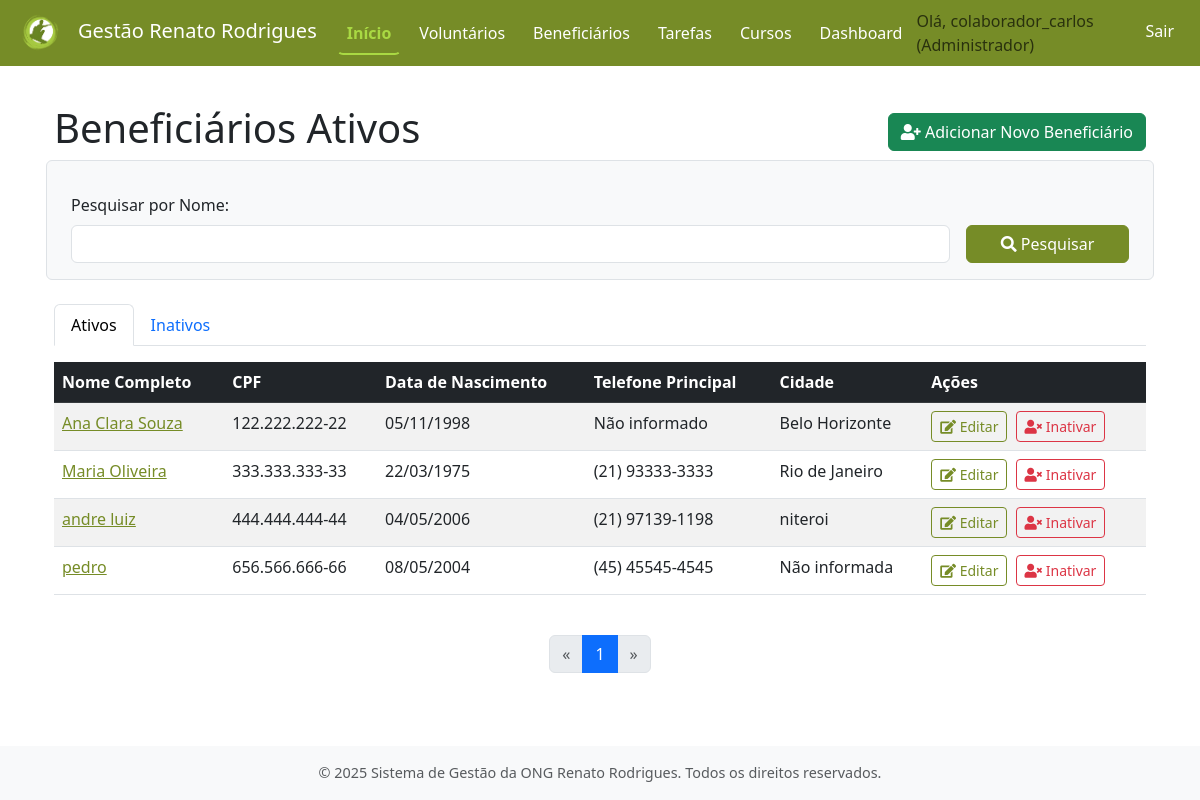
Page /beneficiarios/ (signed in) on the committed database.
### contas/models.py (models this page shows, shortened)
class Usuario(AbstractUser):
    TIPOS_USUARIO = [
        ('ADMIN', 'Administrador'),
        ('VOLUNT', 'Voluntário'),
    ]
    tipo_usuario = models.CharField(
        max_length=6,
        choices=TIPOS_USUARIO,
        default='VOLUNT',
        verbose_name='Tipo de Usuário'
    )
    groups = models.ManyToManyField(
        'auth.Group',
        verbose_name='grupos',
        blank=True,
        help_text='Os grupos aos quais este usuário pertence. Um usuário receberá todas as permissões concedidas a cada um de seus grupos.',
        related_name="usuario_set_contas",  # Nome único para related_name
        related_query_name="usuario_contas",
    )
    user_permissions = models.ManyToManyField(
        'auth.Permission',
        verbose_name='permissões do usuário',
        blank=True,
        help_text='Permissões específicas para este usuário.',
        related_name="usuario_set_contas_perm",  # Nome único para related_name
        related_query_name="usuario_contas_perm",
    )

### beneficiarios/models.py (models this page shows, shortened)
class Beneficiario(models.Model):
    GENERO_CHOICES = [
        ('M', 'Masculino'),
        ('F', 'Feminino'),
        ('O', 'Outro'),
        ('NI', 'Não Informado'),
    ]
    ESCOLARIDADE_CHOICES = [
        ('FI', 'Fundamental Incompleto'),
        ('FC', 'Fundamental Completo'),
        ('MI', 'Médio Incompleto'),
        ('MC', 'Médio Completo'),
        ('NI', 'Não Informado'),
    ]
    nome_completo = models.CharField(max_length=255, verbose_name='Nome Completo')
    data_nascimento = models.DateField(verbose_name='Data de Nascimento')
    genero = models.CharField(max_length=2, choices=GENERO_CHOICES, default='NI', verbose_name='Gênero')
    cpf = models.CharField(max_length=14, unique=True, blank=True, null=True, verbose_name='CPF', help_text='Formato: XXX.XXX.XXX-XX (Opcional)')
    rg = models.CharField(max_length=20, blank=True, null=True, verbose_name='RG', help_text='(Opcional)')
    cep = models.CharField(max_length=9, blank=True, null=True, verbose_name='CEP', help_text='Formato: XXXXX-XXX')
    logradouro = models.CharField(max_length=255, blank=True, null=True, verbose_name='Logradouro')
    numero_endereco = models.CharField(max_length=10, blank=True, null=True, verbose_name='Número')
    complemento_endereco = models.CharField(max_length=100, blank=True, null=True, verbose_name='Complemento')
    bairro = models.CharField(max_length=100, blank=True, null=True, verbose_name='Bairro')
    cidade = models.CharField(max_length=100, blank=True, null=True, verbose_name='Cidade')
    estado = models.CharField(max_length=2, blank=True, null=True, verbose_name='UF') # Sigla do estado, ex: SP
    telefone_principal = models.CharField(max_length=20, blank=True, null=True, verbose_name='Telefone Principal', help_text='Formato: (XX) XXXXX-XXXX')
    telefone_secundario = models.CharField(max_length=20, blank=True, null=True, verbose_name='Telefone Secundário', help_text='(Opcional)')
    email = models.EmailField(max_length=255, blank=True, null=True, verbose_name='E-mail')
    escolaridade = models.CharField(max_length=2, choices=ESCOLARIDADE_CHOICES, default='NI', verbose_name='Escolaridade')
    ocupacao = models.CharField(max_length=100, blank=True, null=True, verbose_name='Ocupação/Profissão')
    renda_familiar_aproximada = models.DecimalField(
        max_digits=10, decimal_places=2, blank=True, null=True,
        verbose_name='Renda Familiar Mensal Aproximada (R$)',
        help_text='Valor em Reais. Ex: 1500.50'
    )
    como_conheceu_ong = models.TextField(blank=True, null=True, verbose_name='Como conheceu a ONG?')
    observacoes = models.TextField(blank=True, null=True, verbose_name='Observações Adicionais')
    data_cadastro = models.DateTimeField(auto_now_add=True, verbose_name='Data de Cadastro')
    ativo = models.BooleanField(default=True, verbose_name='Ativo')
    data_inativacao = models.DateTimeField(null=True, blank=True, verbose_name='Data de Inativação')
    class Meta:
        verbose_name = 'Beneficiário'
        verbose_name_plural = 'Beneficiários'
        ordering = ['nome_completo']
    def get_cpf_formatado(self):
        if self.cpf:
            cpf_numeros = ''.join(filter(str.isdigit, self.cpf))
            if len(cpf_numeros) == 11:
                return f"{cpf_numeros[:3]}.{cpf_numeros[3:6]}.{cpf_numeros[6:9]}-{cpf_numeros[9:]}"
        return self.cpf or ""
    def _formatar_telefone(self, telefone_str):
        if telefone_str:
            tel_numeros = ''.join(filter(str.isdigit, telefone_str))
            if len(tel_numeros) == 11: # (XX) XXXXX-XXXX
                return f"({tel_numeros[:2]}) {tel_numeros[2:7]}-{tel_numeros[7:]}"
            elif len(tel_numeros) == 10: # (XX) XXXX-XXXX
                return f"({tel_numeros[:2]}) {tel_numeros[2:6]}-{tel_numeros[6:]}"
        return telefone_str or ""
    def get_telefone_principal_formatado(self):
        return self._formatar_telefone(self.telefone_principal)

### beneficiarios/views.py (the view)
# urls.py: path('', views.listar_beneficiarios, name='listar_beneficiarios'),
@login_required
def listar_beneficiarios(request):
    termo_pesquisa_nome = request.GET.get('q_nome', None)
    filtro_ativo_param = request.GET.get('filtro_ativo', 'ativos')
    if filtro_ativo_param == 'inativos':
        beneficiarios = Beneficiario.objects.filter(ativo=False)
        titulo_pagina_especifico = 'Beneficiários Inativos'
    else: # 'ativos' ou qualquer outro valor
        beneficiarios = Beneficiario.objects.filter(ativo=True)
        titulo_pagina_especifico = 'Beneficiários Ativos'
        filtro_ativo_param = 'ativos' # Garante que o valor seja 'ativos' se não for 'inativos'
    if termo_pesquisa_nome:
        beneficiarios = beneficiarios.filter(nome_completo__icontains=termo_pesquisa_nome)
    beneficiarios_list = beneficiarios.order_by('nome_completo') # Renomeado para evitar conflito com o page_obj
    paginator = Paginator(beneficiarios_list, 10) # 10 beneficiários por página
    page_number = request.GET.get('page')
    try:
        page_obj = paginator.page(page_number)
    except PageNotAnInteger:
        page_obj = paginator.page(1)
    except EmptyPage:
        page_obj = paginator.page(paginator.num_pages)
    contexto = {
        'page_obj': page_obj, # Objeto da página atual
        'titulo_pagina': titulo_pagina_especifico,
        'filtro_ativo_atual': filtro_ativo_param,
        'is_paginated': True # Para o template saber que há paginação
    }
    return render(request, 'beneficiarios/listar_beneficiarios.html', contexto)

### beneficiarios/templates/beneficiarios/listar_beneficiarios.html (shortened to what this page needs)
{% extends "core/base.html" %}
{% block content %}
<div class="container mt-4">
    <div class="d-flex justify-content-between align-items-center mb-3">
        <h1>{{ titulo_pagina }}</h1>
        <a href="{% url 'beneficiarios:cadastrar_beneficiario' %}" class="btn btn-success">
            <i class="fas fa-user-plus"></i> Adicionar Novo Beneficiário
        </a>
    </div>
    <form method="get" class="row g-3 mb-4 p-3 border rounded bg-light align-items-end">
        <div class="col-md-10">
            <label for="q_nome" class="form-label">Pesquisar por Nome:</label>
            <input type="text" name="q_nome" id="q_nome" class="form-control" value="{{ request.GET.q_nome|default:'' }}">
        </div>
        <div class="col-md-2">
            <button type="submit" class="btn btn-primary w-100"><i class="fas fa-search"></i> Pesquisar</button>
        </div>
    </form>
    <ul class="nav nav-tabs mb-3">
        <li class="nav-item">
            <a class="nav-link {% if filtro_ativo_atual == 'ativos' %}active{% endif %}" href="{% url 'beneficiarios:listar_beneficiarios' %}?filtro_ativo=ativos">Ativos</a>
        </li>
        <li class="nav-item">
            <a class="nav-link " href="{% url 'beneficiarios:listar_beneficiarios' %}?filtro_ativo=inativos">Inativos</a>
        </li>
    </ul>
    {% if page_obj.object_list %}
        <div class="table-responsive">
            <table class="table table-striped table-hover">
                <thead class="table-dark">
                    <tr>
                        <th>Nome Completo</th>
                        <th>CPF</th>
                        <th>Data de Nascimento</th>
                        <th>Telefone Principal</th>
                        <th>Cidade</th>
                        <th>Ações</th>
                    </tr>
                </thead>
                <tbody>
                    {% for beneficiario in page_obj %}
                    <tr>
                        <td>
                            <a href="{% url 'beneficiarios:detalhar_beneficiario' beneficiario.id %}">
                                {{ beneficiario.nome_completo }}
                            </a>
                        </td>
                        <td>{{ beneficiario.get_cpf_formatado|default:"Não informado" }}</td>
                        <td>{{ beneficiario.data_nascimento|date:"d/m/Y" }}</td>
                        <td>{{ beneficiario.get_telefone_principal_formatado|default:"Não informado" }}</td>
                        <td>{{ beneficiario.cidade|default:"Não informada" }}</td>
                        <td>
                            <a href="{% url 'beneficiarios:editar_beneficiario' beneficiario.id %}" class="btn btn-sm btn-outline-primary me-1" title="Editar">
                                <i class="fas fa-edit"></i> Editar
                            </a>
                            {% if beneficiario.ativo %}
                            <a href="{% url 'beneficiarios:excluir_beneficiario' beneficiario.id %}" class="btn btn-sm btn-outline-danger" title="Inativar">
                                <i class="fas fa-user-times"></i> Inativar
                            </a>
                            {% endif %}
                        </td>
                    </tr>
                    {% endfor %}
                </tbody>
            </table>
        </div>
        {% if is_paginated %}
        <nav aria-label="Paginação de beneficiários" class="mt-4">
            <ul class="pagination justify-content-center">
                {% if page_obj.has_previous %}
                <li class="page-item">
                    <a class="page-link" href="?page={{ page_obj.previous_page_number }}{% if request.GET.q_nome %}&q_nome={{ request.GET.q_nome }}{% endif %}{% if filtro_ativo_atual %}&filtro_ativo={{ filtro_ativo_atual }}{% endif %}" aria-label="Anterior">
                    <span aria-hidden="true">&laquo;</span>
                    </a>
                </li>
                {% else %}
                <li class="page-item disabled">
                    <span class="page-link">&laquo;</span>
                </li>
                {% endif %}
                {% for num in page_obj.paginator.page_range %}
                {% if page_obj.number == num %}
                <li class="page-item active" aria-current="page"><span class="page-link">{{ num }}</span></li>
                {% elif num > page_obj.number|add:'-3' and num < page_obj.number|add:'3' %}
                <li class="page-item"><a class="page-link" href="?page={{ num }}{% if request.GET.q_nome %}&q_nome={{ request.GET.q_nome }}{% endif %}{% if filtro_ativo_atual %}&filtro_ativo={{ filtro_ativo_atual }}{% endif %}">{{ num }}</a></li>
                {% endif %}
                {% endfor %}
                {% if page_obj.has_next %}
                <li class="page-item">
                    <a class="page-link" href="?page={{ page_obj.next_page_number }}{% if request.GET.q_nome %}&q_nome={{ request.GET.q_nome }}{% endif %}{% if filtro_ativo_atual %}&filtro_ativo={{ filtro_ativo_atual }}{% endif %}" aria-label="Próxima">
                    <span aria-hidden="true">&raquo;</span>
                    </a>
                </li>
                {% else %}
                <li class="page-item disabled">
                    <span class="page-link">&raquo;</span>
                </li>
                {% endif %}
            </ul>
        </nav>
        {% endif %}
    {% endif %}
</div>
{% endblock content %}

### core/templates/core/base.html (shortened to what this page needs)
<!DOCTYPE html>
<html lang="pt-br">
  <head>
    <link
      href="https://cdn.jsdelivr.net/npm/bootstrap@5.3.0-alpha1/dist/css/bootstrap.min.css"
      rel="stylesheet"
    />
    <link
      rel="stylesheet"
      href="https://cdnjs.cloudflare.com/ajax/libs/font-awesome/5.15.4/css/all.min.css"
    />
    {% load static %}
    <link rel="stylesheet" href="{% static 'core/css/estilos.css' %}" />
  </head>
  <body>
    <nav class="navbar navbar-expand-lg navbar-custom fixed-top">
      <div class="container-fluid">
        <a class="navbar-brand" href="{% url 'core:pagina_inicial' %}">
          <img src="{% static 'core/img/logo_ong.png' %}" alt="Logo da ONG" style="height: 40px; margin-right: 10px;">Gestão Renato Rodrigues
        </a>
        <div class="collapse navbar-collapse" id="navbarNav">
          <ul class="navbar-nav me-auto mb-2 mb-lg-0">
            <li class="nav-item">
              <a
                class="nav-link active"
                aria-current="page"
                href="{% url 'core:pagina_inicial' %}"
                >Início</a
              >
            </li>
            {% if user.is_authenticated %}
            <li class="nav-item">
              <a class="nav-link" href="{% url 'voluntarios:listar_voluntarios' %}">Voluntários</a>
            </li>
            <li class="nav-item">
              <a class="nav-link" href="{% url 'beneficiarios:listar_beneficiarios' %}">Beneficiários</a>
            </li>
            <li class="nav-item">
              <a class="nav-link" href="{% url 'tarefas:listar_tarefas' %}">Tarefas</a>
            </li>
            <li class="nav-item">
              <a class="nav-link" href="{% url 'cursos:listar_cursos_ong' %}">Cursos</a>
            </li>
            <li class="nav-item">
              <a class="nav-link" href="{% url 'dashboard:painel_principal' %}">Dashboard</a>
            </li>
            {% endif %}
          </ul>
          <ul class="navbar-nav">
            {% if user.is_authenticated %}
            <li class="nav-item">
              <span class="navbar-text me-2">
                Olá, {{ user.username }} ({{ user.get_tipo_usuario_display }})
              </span>
            </li>
            <li class="nav-item">
              <a class="nav-link" href="{% url 'contas:logout' %}">Sair</a>
            </li>
            {% else %}
            <li class="nav-item">
              <a class="nav-link" href="{% url 'contas:login' %}">Entrar</a>
            </li>
            {% endif %}
          </ul>
        </div>
      </div>
    </nav>
    <main class="main-content container mt-4 mb-4">
       {% block content %}{% endblock content %}
    </main>
    <footer class="footer mt-auto py-3 bg-light">
      <div class="container text-center">
        <span class="text-muted"
          >© {% now "Y" %} Sistema de Gestão da ONG Renato Rodrigues. Todos os direitos
          reservados.</span
        >
      </div>
    </footer>
  </body>
</html>

### core/static/core/css/estilos.css (style rules this page uses)
:root { --cor-primaria-ong: #768C27; --cor-secundaria-ong: #A3BF3F; --cor-destaque-ong: #A9D943; --cor-texto-sobre-primaria: #FFFFFF; --cor-texto-sobre-secundaria: #FFFFFF; --cor-texto-sobre-destaque: #212529; }
.btn-primary { background-color: var(--cor-primaria-ong) !important; border-color: var(--cor-primaria-ong) !important; color: var(--cor-texto-sobre-primaria) !important; }
.btn-outline-primary { color: var(--cor-primaria-ong) !important; border-color: var(--cor-primaria-ong) !important; }
a { color: var(--cor-primaria-ong); }
.navbar-custom { background-color: var(--cor-primaria-ong) !important; }
.navbar-custom .navbar-brand { color: var(--cor-texto-sobre-primaria) !important; }
.navbar-custom .nav-link { color: var(--cor-texto-sobre-primaria); padding: 0.5rem 1rem; margin: 0 0.25rem; border: 2px solid transparent; border-radius: 0.375rem; font-weight: 500; transition: all 0.3s ease-in-out; }
.navbar-custom .nav-link.active { color: var(--cor-destaque-ong); font-weight: bold; border-bottom: 2px solid var(--cor-destaque-ong); border-top-color: transparent; border-left-color: transparent; border-right-color: transparent; background-color: transparent; box-shadow: none; transform: none; }

### core/templates/core/base.html (style rules this page uses)
body { padding-top: 56px; display: flex; flex-direction: column; min-height: 100vh; }
.main-content { flex: 1; }
.footer { background-color: #f8f9fa; padding: 1rem 0; text-align: center; font-size: 0.9rem; color: #6c757d; }

### rows in the picture
Usuario: username "colaborador_carlos", tipo_usuario "Administrador"
Beneficiario: nome_completo "Ana Clara Souza", get_cpf_formatado "122.222.222-22", data_nascimento "05/11/1998", get_telefone_principal_formatado "Não informado", cidade "Belo Horizonte", ativo True (drawn)
Beneficiario: nome_completo "Maria Oliveira", get_cpf_formatado "333.333.333-33", data_nascimento "22/03/1975", get_telefone_principal_formatado "(21) 93333-3333", cidade "Rio de Janeiro", ativo True (drawn)
Beneficiario: nome_completo "andre luiz", get_cpf_formatado "444.444.444-44", data_nascimento "04/05/2006", get_telefone_principal_formatado "(21) 97139-1198", cidade "niteroi", ativo True (drawn)
Beneficiario: nome_completo "pedro", get_cpf_formatado "656.566.666-66", data_nascimento "08/05/2004", get_telefone_principal_formatado "(45) 45545-4545", cidade "Não informada", ativo True (drawn)

### other values in the picture
{{ titulo_pagina }} "Beneficiários Ativos"
{{ num }} "1"
